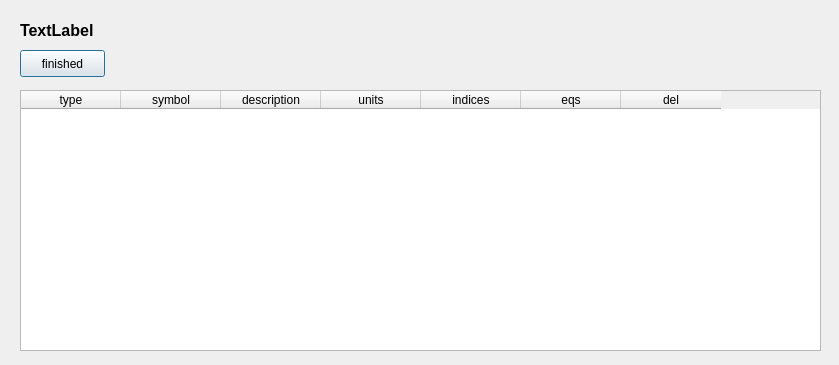
<?xml version="1.0" encoding="UTF-8"?>
<ui version="4.0">
 <class>Dialog</class>
 <widget class="QDialog" name="Dialog">
  <property name="geometry">
   <rect>
    <x>0</x>
    <y>0</y>
    <width>839</width>
    <height>365</height>
   </rect>
  </property>
  <property name="windowTitle">
   <string>Dialog</string>
  </property>
  <widget class="QTableWidget" name="tableVariable">
   <property name="geometry">
    <rect>
     <x>20</x>
     <y>90</y>
     <width>801</width>
     <height>261</height>
    </rect>
   </property>
   <property name="sizePolicy">
    <sizepolicy hsizetype="Preferred" vsizetype="Preferred">
     <horstretch>100</horstretch>
     <verstretch>100</verstretch>
    </sizepolicy>
   </property>
   <property name="minimumSize">
    <size>
     <width>100</width>
     <height>100</height>
    </size>
   </property>
   <property name="toolTip">
    <string>variable list</string>
   </property>
   <property name="editTriggers">
    <set>QAbstractItemView::NoEditTriggers</set>
   </property>
   <property name="showDropIndicator" stdset="0">
    <bool>false</bool>
   </property>
   <property name="dragDropOverwriteMode">
    <bool>false</bool>
   </property>
   <column>
    <property name="text">
     <string>type</string>
    </property>
    <property name="whatsThis">
     <string>click for new variable</string>
    </property>
   </column>
   <column>
    <property name="text">
     <string>symbol</string>
    </property>
    <property name="whatsThis">
     <string>click for rename</string>
    </property>
   </column>
   <column>
    <property name="text">
     <string>description</string>
    </property>
   </column>
   <column>
    <property name="text">
     <string>units</string>
    </property>
   </column>
   <column>
    <property name="text">
     <string>indices</string>
    </property>
   </column>
   <column>
    <property name="text">
     <string>eqs</string>
    </property>
   </column>
   <column>
    <property name="text">
     <string>del</string>
    </property>
   </column>
  </widget>
  <widget class="QLabel" name="labelNetwork">
   <property name="geometry">
    <rect>
     <x>20</x>
     <y>10</y>
     <width>791</width>
     <height>41</height>
    </rect>
   </property>
   <property name="font">
    <font>
     <pointsize>12</pointsize>
     <weight>75</weight>
     <bold>true</bold>
    </font>
   </property>
   <property name="text">
    <string>TextLabel</string>
   </property>
  </widget>
  <widget class="QPushButton" name="pushFinished">
   <property name="geometry">
    <rect>
     <x>20</x>
     <y>50</y>
     <width>85</width>
     <height>27</height>
    </rect>
   </property>
   <property name="text">
    <string>finished</string>
   </property>
  </widget>
 </widget>
 <resources/>
 <connections/>
</ui>
